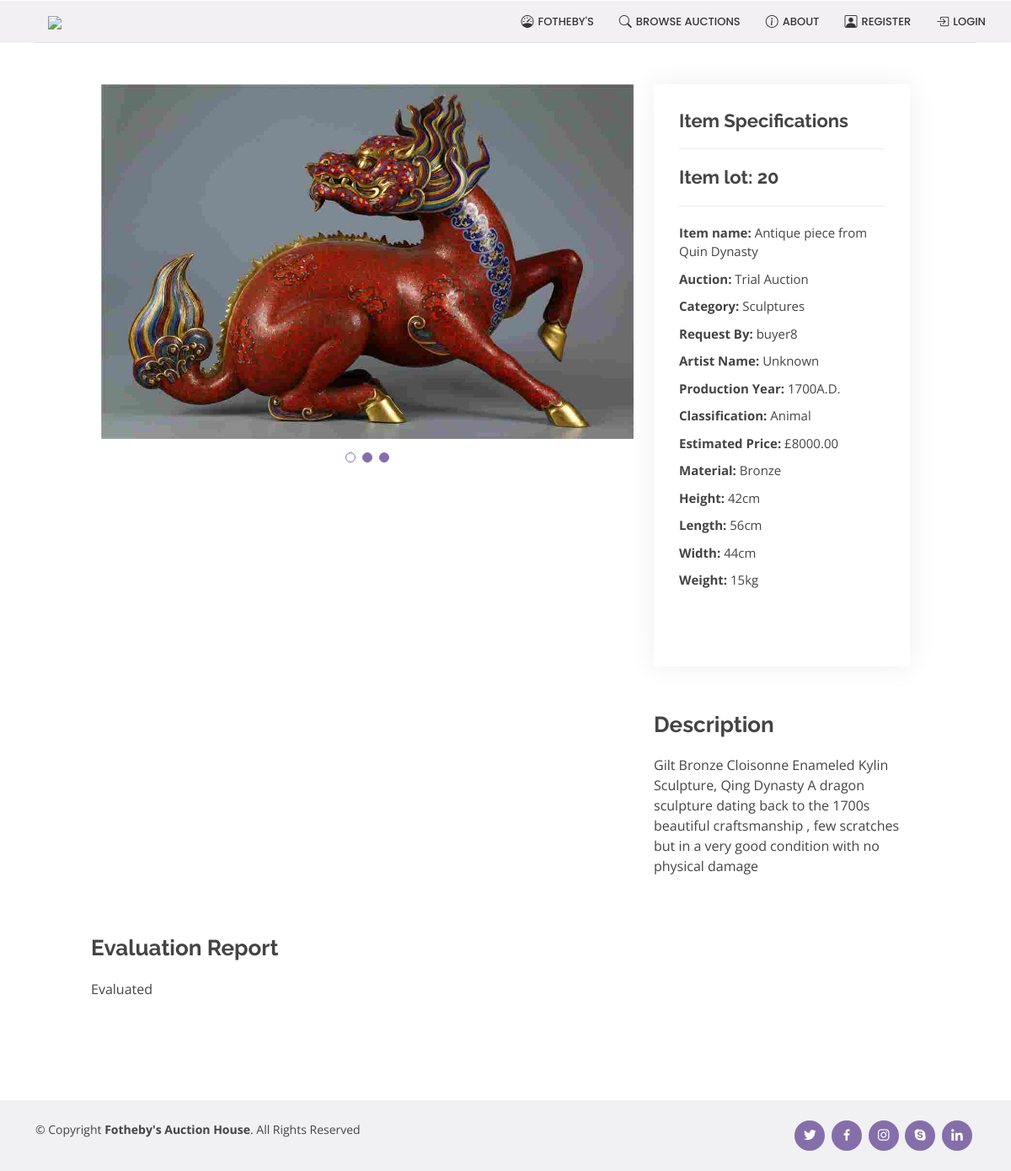
The page /viewItemDetails/20 on the database its author committed.
### auction_app/models.py (models this page shows)
class Item(models.Model):
    CHOICES = (('Landscape', 'Landscape'), ('Seascape', 'Seascape'), ('Portrait', 'Portrait'), ('Figure', 'Figure'),
               ('Still Life', 'Still Life'), ('Nude', 'Nude'), ('Animal', 'Animal'), ('Abstract', 'Abstract'), ('Other', 'Other'))
    item_lot = models.AutoField(primary_key=True, unique=True)
    auction = models.ForeignKey(Auction, on_delete=models.PROTECT, default=1)
    category = models.ForeignKey(Category, on_delete=models.PROTECT, default=1)
    user = models.ForeignKey(User, on_delete=models.PROTECT, related_name="user")
    item_name = models.CharField(max_length=255)
    artist_name = models.CharField(max_length=255)
    production_year = models.PositiveIntegerField(
        default=current_year(), validators=[MinValueValidator(1400), max_value_current_year])
    classification = models.CharField(max_length=255,choices= CHOICES)
    description =  models.TextField()
    estimated_price =  models.CharField(max_length=255)
    image1 = models.ImageField(upload_to='item_pics', blank=True)
    image2 = models.ImageField(upload_to='item_pics', blank=True)
    image3 = models.ImageField(upload_to='item_pics', blank=True)
    status = models.CharField(max_length=255,default='Pending')
    evaluation_text = models.TextField(default='Evaluated')

class Auction(models.Model):
    auction_id = models.AutoField(primary_key=True, unique=True)
    auction_name = models.CharField(max_length=255, )
    auction_description = models.TextField()
    auction_date = models.DateField(auto_now_add=False, auto_now=False, blank=True, validators=[no_past])
    auction_status = models.CharField(max_length=255,default='Pending')
    def __str__(self):
        return self.auction_name

class Category(models.Model):
    category_name = models.CharField(max_length=255, primary_key=True)
    category_description = models.TextField()
    def __str__(self):
        return self.category_name

class Sculpture(models.Model):
    MATERIAL = (('Bronze', 'Bronze'), ('Marble', 'Marble'), ('Pewter', 'Pewter'),('Other', 'Other'))
    sculpture = models.ForeignKey(Item, on_delete=models.PROTECT)
    material = models.CharField(max_length=255,choices= MATERIAL)
    height = models.IntegerField()
    length = models.IntegerField()
    width = models.IntegerField()
    weight = models.IntegerField()

### auction_app/views.py (the view, shortened to what this page needs)
# urls.py: path('viewItemDetails/<item>', views.viewItemDetails, name='viewItemDetails'),
def viewItemDetails(request,item):
    item_val = item
    user_info = User.objects.all().filter(username=request.user).first()
    if request.user.is_authenticated:
        getUser = UserProfileInfo.objects.get(user=user_info)
        notification = ''
        if getUser.client_type == "Buyer":
            temp = 'buyerDashboard.html'
            notification = Notification.objects.all().filter(concerned_to='Buyer') | Notification.objects.all().filter(
                concerned_to=request.user)
        elif getUser.client_type == "Seller":
            temp = 'sellerDashboard.html'
            notification = Notification.objects.all().filter(concerned_to='Seller') | Notification.objects.all().filter(
                concerned_to=request.user)
        elif getUser.client_type == "Joint":
            temp = 'jointDashboard.html'
            notification = Notification.objects.all().filter(concerned_to='Buyer') | Notification.objects.all().filter(
                concerned_to='Seller') | Notification.objects.all().filter(
                concerned_to='Joint') | Notification.objects.all().filter(concerned_to=request.user)
        elif getUser.client_type == "Admin":
            temp = 'adminDashboard.html'
            notification = Notification.objects.all().filter(concerned_to='Admin').order_by('-notification_date')
        elif getUser.client_type == "Evaluator":
            temp = 'evaluatorDashboard.html'
            notification = Notification.objects.all().filter(concerned_to='Evaluator')
    else:
        temp = 'normalDashboard.html'
        notification = ''
    auction = Auction.objects.all()
    itemInfo = Item.objects.all().filter(item_lot=item)
    getItem = Item.objects.all().filter(item_lot=item).first()
    it = Item.objects.all().filter(item_lot=item).first()
    checkItem = Item.objects.get(item_lot=item)
    bid=''
    status = checkItem.status
    st=''
    end_date=''
    getAuction = Auction.objects.all().filter(auction_name= checkItem.auction).first()
    if getAuction.auction_status == 'Advanced Bidding' or getAuction.auction_status == 'Pending':
        end_date = getAuction.auction_date
        st = 'Advanced'
    elif getAuction.auction_status == 'Live':
        end_date = getAuction.auction_date
        st = 'Advanced'
    if checkItem.status == "Accepted":
        bid = Bidding.objects.all().filter(item=it)
    val = ''
    ex=''
    if str(getItem.category) == "Drawings":
        extra_info= Drawing.objects.all().filter(drawing=getItem)
        ex = zip(itemInfo,extra_info)
        val='D'
    elif str(getItem.category) == "Paintings":
        extra_info = Painting.objects.all().filter(painting=getItem)
        ex = zip(itemInfo, extra_info)
        val = 'P'
    elif str(getItem.category) == "Photographic Images":
        extra_info = PhotographicImage.objects.all().filter(photographic_image=getItem)
        ex = zip(itemInfo, extra_info)
        val = 'PI'
    elif str(getItem.category) == "Sculptures":
        extra_info = Sculpture.objects.all().filter(sculpture=getItem)
        ex = zip(itemInfo, extra_info)
        val = 'S'
    elif str(getItem.category) == "Carvings":
        extra_info = Carving.objects.all().filter(carving=getItem)
        ex = zip(itemInfo, extra_info)
        val = 'C'
    print(val)
    if checkItem.status == "Accepted":
        getBid = Bidding.objects.all().filter(item=it).first()
    return render(request, 'viewItemDetails.html', {'itemInfo':itemInfo,'ex':ex,'val':val,'temp':temp,'bid':bid,'status':status,
                                                    'st':st,'end_date':end_date,'item':item,'auction':auction})

### templates/viewItemDetails.html (shortened to what this page needs)
<!DOCTYPE html>
{% extends temp %}
{% load static %}
{% block body_block %}
    <section id="portfolio-details" class="portfolio-details" class="bg-white" style="padding-left:9vw;padding-right:9vw;">
      <div class="container">
        {% if ex %}
        {% for i,j in ex %}
        <div class="row gy-4" >
          <div class="col-lg-8 bg-white">
            <div class="portfolio-details-slider swiper-container">
              <div class="swiper-wrapper align-items-center" style="cursor:zoom-in; max-height:140vh;">
                {% if i.image1 %}
                  <div class="swiper-slide" >
                    <img src="{{i.image1.url}}" alt="">
                  </div>
                {% endif %}
              </div>
              <div class="swiper-pagination"></div>
            </div>
          </div>
          <div class="col-lg-4">
            <div class="portfolio-info bg-white">
              <h3>Item Specifications</h3>
              <ul>
                <h3>Item lot: {{i.item_lot}}</h3>
                <li><strong>Item name: </strong>{{i.item_name}}</li>
                <li><strong>Auction: </strong>{{i.auction}}</li>
                <li><strong>Category: </strong>{{i.category}} </li>
                <li><strong>Request By: </strong>{{i.user}}</li>
                <li><strong>Artist Name: </strong>{{i.artist_name}}</li>
                <li><strong>Production Year: </strong>{{i.production_year}}A.D.</li>
                <li><strong>Classification: </strong>{{i.classification}}</li>
                <li><strong>Estimated Price: </strong>£{{i.estimated_price}}.00</li>
                {% if val == 'S' %}
                  <li><strong>Material: </strong>{{j.material}}</li>
                  <li><strong>Height: </strong>{{j.height}}cm</li>
                  <li><strong>Length: </strong>{{j.length}}cm</li>
                  <li><strong>Width: </strong>{{j.width}}cm</li>
                  <li><strong>Weight: </strong>{{j.weight}}kg</li>
                {% endif %}
                <div id="countdown-box">
                  <div class="spinner-border text-white" role="status"></div>
                </div>
              </ul>
            </div>
            <div class="portfolio-description bg-white mt-4">
              <h2>Description</h2>
              <p>
                {{i.description}}
              </p>
            </div>
          </div>
        </div>
      </div>
        <div class="portfolio-description bg-white mt-4" style="width:55vw;">
              <h2>Evaluation Report</h2>
                 {% if status == 'Accepted' %}
                    {{i.evaluation_text}}
                {% endif%}
              {% endfor %}
                {% endif %}
        </div>
    </section>
{% endblock %}

### static/css/style.css (style rules this page uses)
body { font-family: "Open Sans", sans-serif; color: #444444; }
h1, h2, h3, h4, h5, h6 { font-family: "Raleway", sans-serif; }
section { padding: 60px 0; overflow: hidden; }
.portfolio-details { padding-top: 40px; }
.portfolio-details .portfolio-details-slider img { width: 100%; }
.portfolio-details .portfolio-details-slider .swiper-pagination { margin-top: 20px; position: relative; }
.portfolio-details .portfolio-info { padding: 30px; box-shadow: 0px 0 30px rgba(54, 52, 58, 0.08); }
.portfolio-details .portfolio-info h3 { font-size: 22px; font-weight: 700; margin-bottom: 20px; padding-bottom: 20px; border-bottom: 1px solid #eee; }
.portfolio-details .portfolio-info ul { list-style: none; padding: 0; font-size: 15px; }
.portfolio-details .portfolio-info ul li + li { margin-top: 10px; }
.portfolio-details .portfolio-description { padding-top: 30px; }
.portfolio-details .portfolio-description h2 { font-size: 26px; font-weight: 700; margin-bottom: 20px; }
.portfolio-details .portfolio-description p { padding: 0; }
.swiper-slide img { transform: scale(1); transition: 0.3s ease-in-out; }

### templates/viewItemDetails.html (style rules this page uses)
#countdown-box { margin-top:1vw; }

### rows shown on the page
Item: image1 (picture), item_lot "20", item_name "Antique piece from Quin Dynasty", auction "Trial Auction", category "Sculptures", user "buyer8", artist_name "Unknown", production_year "1700", classification "Animal", estimated_price "8000", material "Bronze", height "42", length "56", width "44", weight "15", description "Gilt Bronze Cloisonne Enameled Kylin Sculpture, Qing Dynasty A dragon sculpture dating back to the 1700s beautiful craftsmanship , few scratches but in a very good condition with no physical damage", evaluation_text "Evaluated"
